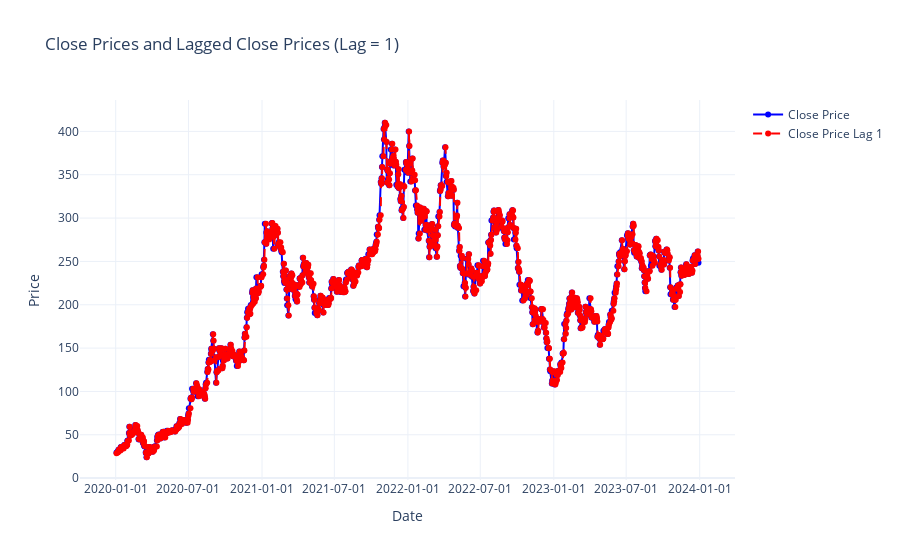

This figure's notebook cell:
### Markdown cell above
> Lagged variables are used in time series analysis to include past values of a variable to predict future values. They help capture patterns and trends over time. For example, in predicting stock prices, lagged variables can show how past prices affect future prices.

**Observations**

- Close Lag 1: This represents the lagged or previous closing price of the asset. "Lag 1" means it is the closing price from the previous day or the previous time period. In other words, it is the value of "Close" shifted or lagged by one time period.

### Code cell
tesla_df_copy5 = tesla_df_copy.copy()

# Create lagged variables
lag = 1  # Specify the lag you want to create
tesla_df_copy5[f"Close_Lag_{lag}"] = tesla_df_copy5["Close"].shift(lag)

# Drop rows with NaN values (caused by shifting)
tesla_df_copy5 = tesla_df_copy5.dropna()

# Create interactive line plot to visualize lagged variables
fig = go.Figure()

# Plot for original Close prices
fig.add_trace(
    go.Scatter(
        x=tesla_df_copy5["Date"],
        y=tesla_df_copy5["Close"],
        mode="lines+markers",
        name="Close Price",
        marker=dict(color="blue"),
        line=dict(width=2),
    )
)

# Plot for lagged Close prices
fig.add_trace(
    go.Scatter(
        x=tesla_df_copy5["Date"],
        y=tesla_df_copy5[f"Close_Lag_{lag}"],
        mode="lines+markers",
        name=f"Close Price Lag {lag}",
        marker=dict(color="red"),
        line=dict(width=2, dash="dash"),
    )
)

# Customize layout
fig.update_layout(
    title=f"Close Prices and Lagged Close Prices (Lag = {lag})",
    xaxis_title="Date",
    yaxis_title="Price",
    template="plotly_white",
    xaxis=dict(tickformat="%Y-%m-%d"),
    hovermode="x unified",
)

fig.show()

### Figure 1 — Plotly figure (JSON) as saved in the notebook; plotly's stock layout.template omitted (floating-point values rounded to 4 significant figures; data arrays with more than 128 entries replaced by an {"elided": "..."} marker saying what was removed)
{"data": [{"line": {"width": 2}, "marker": {"color": "blue"}, "mode": "lines+markers", "name": "Close Price", "type": "scatter", "x": {"elided": "995 str values"}, "y": {"elided": "995 float values"}}, {"line": {"dash": "dash", "width": 2}, "marker": {"color": "red"}, "mode": "lines+markers", "name": "Close Price Lag 1", "type": "scatter", "x": {"elided": "995 str values"}, "y": {"elided": "995 float values"}}], "layout": {"hovermode": "x unified", "title": {"text": "Close Prices and Lagged Close Prices (Lag = 1)"}, "xaxis": {"tickformat": "%Y-%m-%d", "title": {"text": "Date"}}, "yaxis": {"title": {"text": "Price"}}}}
